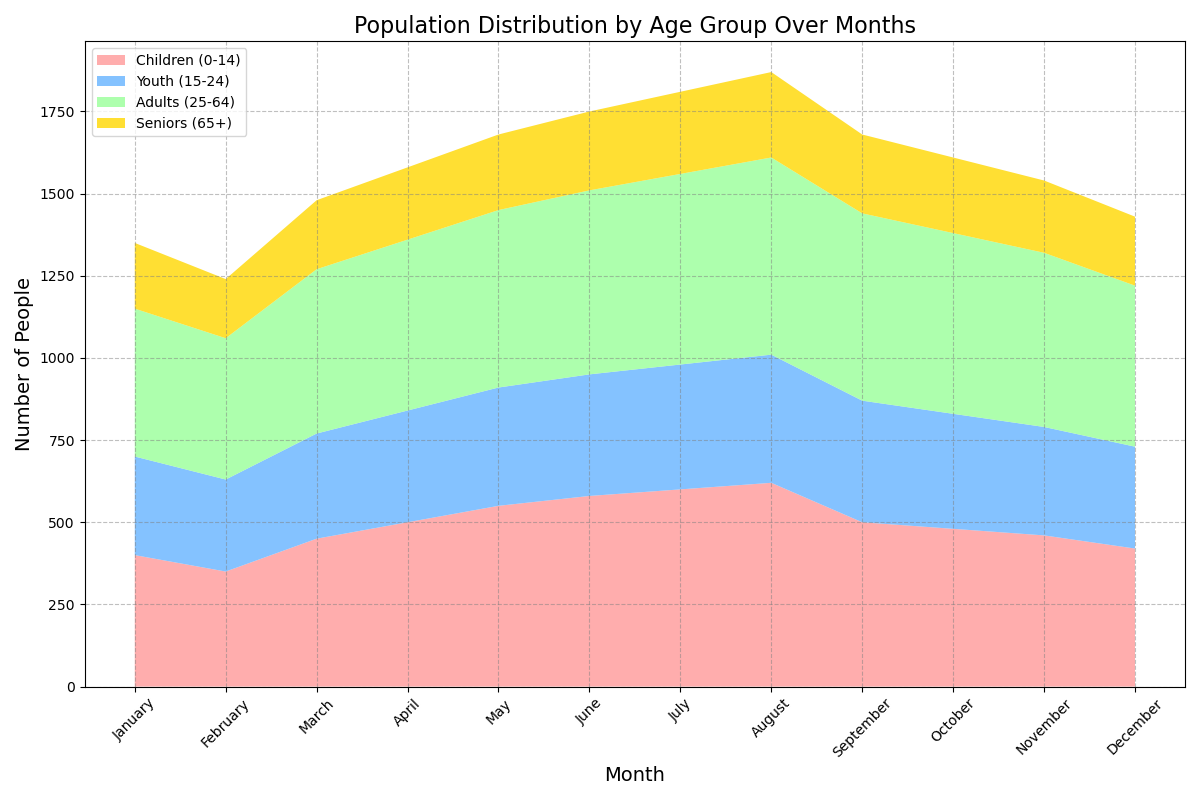

Write Python code to recreate this figure.

import matplotlib.pyplot as plt

# Given data
data = [
    {'Month': 'January', 'Children (0-14)': 400, 'Youth (15-24)': 300, 'Adults (25-64)': 450, 'Seniors (65+)': 200},
    {'Month': 'February', 'Children (0-14)': 350, 'Youth (15-24)': 280, 'Adults (25-64)': 430, 'Seniors (65+)': 180},
    {'Month': 'March', 'Children (0-14)': 450, 'Youth (15-24)': 320, 'Adults (25-64)': 500, 'Seniors (65+)': 210},
    {'Month': 'April', 'Children (0-14)': 500, 'Youth (15-24)': 340, 'Adults (25-64)': 520, 'Seniors (65+)': 220},
    {'Month': 'May', 'Children (0-14)': 550, 'Youth (15-24)': 360, 'Adults (25-64)': 540, 'Seniors (65+)': 230},
    {'Month': 'June', 'Children (0-14)': 580, 'Youth (15-24)': 370, 'Adults (25-64)': 560, 'Seniors (65+)': 240},
    {'Month': 'July', 'Children (0-14)': 600, 'Youth (15-24)': 380, 'Adults (25-64)': 580, 'Seniors (65+)': 250},
    {'Month': 'August', 'Children (0-14)': 620, 'Youth (15-24)': 390, 'Adults (25-64)': 600, 'Seniors (65+)': 260},
    {'Month': 'September', 'Children (0-14)': 500, 'Youth (15-24)': 370, 'Adults (25-64)': 570, 'Seniors (65+)': 240},
    {'Month': 'October', 'Children (0-14)': 480, 'Youth (15-24)': 350, 'Adults (25-64)': 550, 'Seniors (65+)': 230},
    {'Month': 'November', 'Children (0-14)': 460, 'Youth (15-24)': 330, 'Adults (25-64)': 530, 'Seniors (65+)': 220},
    {'Month': 'December', 'Children (0-14)': 420, 'Youth (15-24)': 310, 'Adults (25-64)': 490, 'Seniors (65+)': 210}
]

# Extract data for plotting
months = [item['Month'] for item in data]
children = [item['Children (0-14)'] for item in data]
youth = [item['Youth (15-24)'] for item in data]
adults = [item['Adults (25-64)'] for item in data]
seniors = [item['Seniors (65+)'] for item in data]

# Plotting the stacked area chart
plt.figure(figsize=(12, 8))
plt.stackplot(months, children, youth, adults, seniors, 
              labels=['Children (0-14)', 'Youth (15-24)', 'Adults (25-64)', 'Seniors (65+)'],
              colors=['#ff9999','#66b3ff','#99ff99','#ffd700'], alpha=0.8)

# Add titles and labels
plt.title('Population Distribution by Age Group Over Months', fontsize=16)
plt.xlabel('Month', fontsize=14)
plt.ylabel('Number of People', fontsize=14)

# Add a legend
plt.legend(loc='upper left')

# Improve the aesthetics with a grid
plt.grid(True, linestyle='--', color='grey', alpha=0.5)

# Rotate the x-axis labels for better readability
plt.xticks(rotation=45)

# Show the plot
plt.tight_layout()
plt.show()
